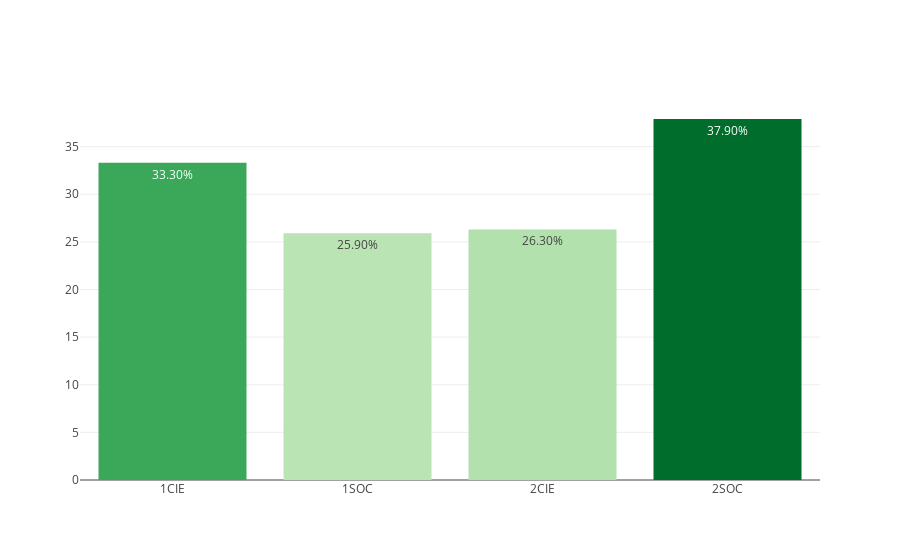

Notebook code cell kept with this figure:
### Markdown cell above
## BACHILLERATO

### Code cell
dfc_BACH = loaders.get_data_by_stages(dfc, 'BACH')
myplotly.bar_simple(dfc_BACH.index, dfc_BACH['éxito'])

### Figure 1 — Plotly figure (JSON) as saved in the notebook; plotly's stock layout.template omitted (floating-point values rounded to 4 significant figures)
{"data": [{"hoverinfo": "x+text", "marker": {"color": [33.3, 25.9, 26.3, 37.9], "colorscale": [[0, "rgb(186,228,179)"], [0.3333, "rgb(116,196,118)"], [0.6667, "rgb(49,163,84)"], [1, "rgb(0,109,44)"]]}, "text": ["33.30%", "25.90%", "26.30%", "37.90%"], "type": "bar", "uid": "306c24f7-3104-4aad-b2e4-b309c9376155", "x": ["1CIE", "1SOC", "2CIE", "2SOC"], "y": [33.3, 25.9, 26.3, 37.9]}], "layout": {"title": {"text": ""}}}
